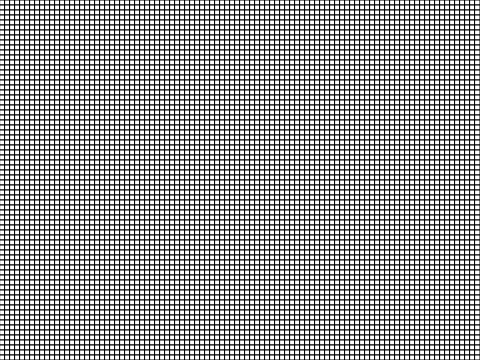
Frame 1 (no input)
Frame 60 (no input): identical to frame 1, image omitted
Frame 120 (the mouse pressed at the canvas centre since frame 60): identical to frame 1, image omitted

The p5.js sketch that drew this single still picture (run headless with seeded random() and noise() and a simulated clock; from frame 60 on, the mouse is pressed at the canvas centre):

// p5.js sketch
// ── sketch.js
let inc = 0.2
let scl = 5
let cols, rows
let yoff, xoff

function setup() {
	createCanvas(480, 360)
	cols = floor(width / scl)
	rows = floor(height / scl)
}

function draw() {
	background(51)

	yoff +=2*inc
	for (let y = 0; y < rows; y++) {
		xoff +=2*inc
		for (let x = 0; x < cols; x++) {
			let index = (x + y * width) * 4
			//let r = random(255)
			let r = noise(xoff, yoff) * 255
			fill(r)
			rect(x * scl, y * scl, scl, scl)
			xoff += inc
		}
		yoff += inc
	}
	//noLoop()
}
// ── Bee.js
class Bee {
  constructor() {
    this.xoff = 0
    this.xof = 100000000000
    this.x = 250
    this.y = 150
  }

  show() {
    stroke(200)
    fill(2)
    this.xoff += 0.005
    this.xof += 0.005
    //let x = random(width)
    this.x = map(noise(this.xof), 0, 1, 0, width)
    this.y = map(noise(this.xoff), 0, 1, 0, height)
    ellipse(this.x, this.y, 24)
  }
}
// ── Particle.js
class Particle {
  constructor() {
    this.pos = createVector(random(width), random(height))
    this.vel = createVector(0, 0)
    this.acc = createVector(0, 0)
    this.maxSpeed =2
  }

  update() {
    this.vel.add(this.acc)
    this.vel.limit(this.maxSpeed)
    this.pos.add(this.vel)
    this.acc.mult(0)
  }

  follow(field) {
    let x = floor(this.pos.x / scl)
    let y = floor(this.pos.y / scl)
    let index = x + (y * cols)
    this.acc.add(field[index])

  }


  show() {
    stroke(255,60)
    strokeWeight(3)
    point(this.pos.x, this.pos.y)
  }


  edges() {
    if (this.pos.x > width)
      this.pos.x = 0
    if (this.pos.x < 0)
      this.pos.x = width
    if (this.pos.y > height)
      this.pos.y = 0
    if (this.pos.y < 0)
      this.pos.y = height
  }
}
